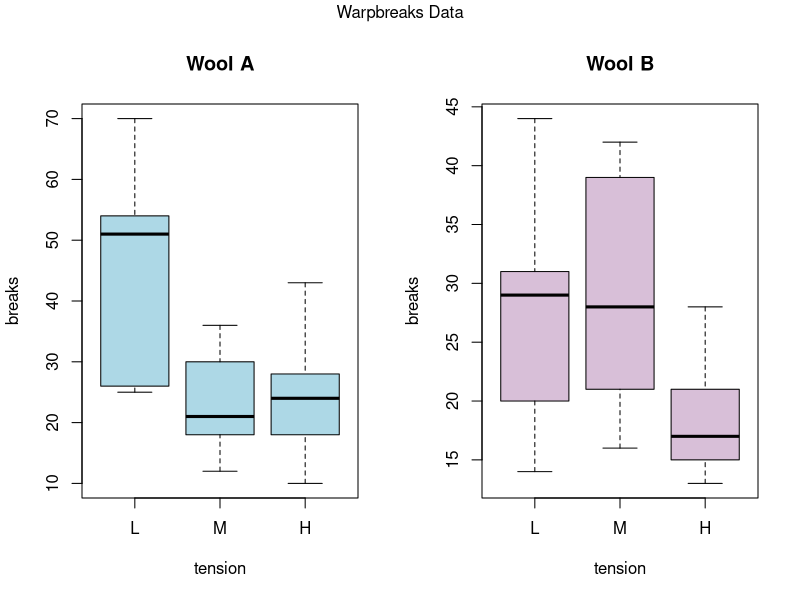

Reproduce this figure in R.
# Homework 12
# 17 April 2024
# RKH

data()
data(warpbreaks)
require(stats); require(graphics)
summary(warpbreaks)
opar <- par(mfrow = c(1, 2), oma = c(0, 0, 1.1, 0))
plot(breaks ~ tension, data = warpbreaks, col = "lightblue",
     varwidth = TRUE, subset = wool == "A", main = "Wool A")
plot(breaks ~ tension, data = warpbreaks, col = "thistle",
     varwidth = TRUE, subset = wool == "B", main = "Wool B")
mtext("Warpbreaks Data", side = 3, outer = TRUE)
par(opar)
summary(fm1 <- lm(breaks ~ wool*tension, data = warpbreaks))
anova(fm1)
